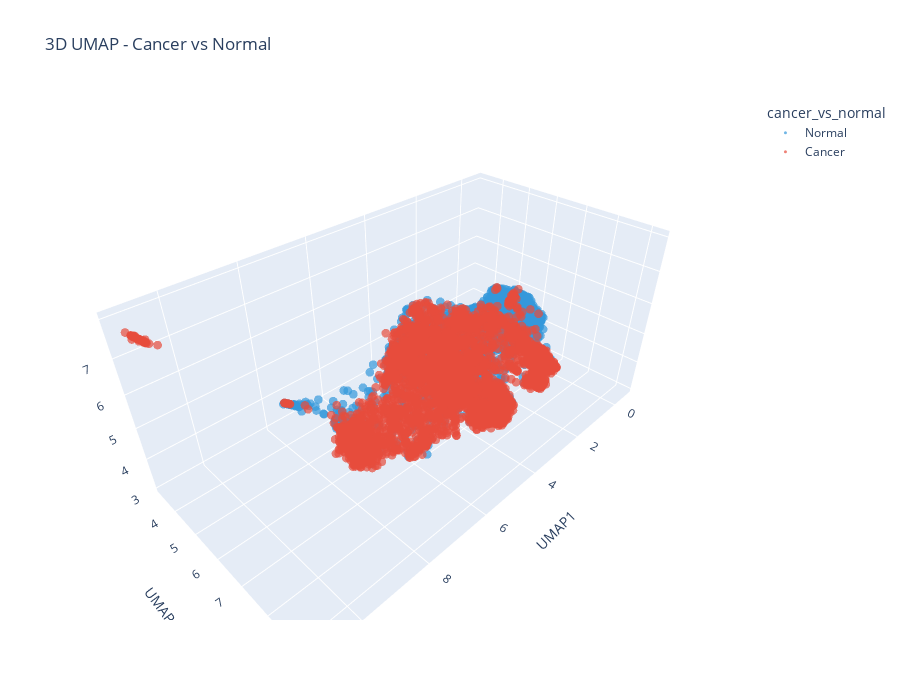

The code cell stored with this chart in its notebook:
### Code cell
# Create dataframe for 3D plotting
plot_df = pd.DataFrame({
    'UMAP1': adata.obsm['X_cnv_umap_3d'][:, 0],
    'UMAP2': adata.obsm['X_cnv_umap_3d'][:, 1],
    'UMAP3': adata.obsm['X_cnv_umap_3d'][:, 2],
    'cancer_vs_normal': adata.obs['cancer_vs_normal'].values,
    'cnv_leiden': adata.obs['cnv_leiden'].astype(str).values,
    'cnv_score': adata.obs['cnv_score'].values,
})

if 'cell_type' in adata.obs.columns:
    plot_df['cell_type'] = adata.obs['cell_type'].values

# 3D scatter - Cancer vs Normal
fig = px.scatter_3d(
    plot_df, 
    x='UMAP1', y='UMAP2', z='UMAP3',
    color='cancer_vs_normal',
    color_discrete_map={'Cancer': '#e74c3c', 'Normal': '#3498db'},
    title='3D UMAP - Cancer vs Normal',
    opacity=0.7,
    height=700
)
fig.update_traces(marker=dict(size=3))
fig.show()

### Figure 1 — Plotly figure (JSON) as saved in the notebook; plotly's stock layout.template omitted (floating-point values rounded to 4 significant figures; data arrays with more than 128 entries replaced by an {"elided": "..."} marker saying what was removed)
{"data": [{"hovertemplate": "cancer_vs_normal=Normal<br>UMAP1=%{x}<br>UMAP2=%{y}<br>UMAP3=%{z}<extra></extra>", "legendgroup": "Normal", "marker": {"color": "#3498db", "opacity": 0.7, "size": 3, "symbol": "circle"}, "mode": "markers", "name": "Normal", "scene": "scene", "showlegend": true, "type": "scatter3d", "x": {"elided": "2839 float values"}, "y": {"elided": "2839 float values"}, "z": {"elided": "2839 float values"}}, {"hovertemplate": "cancer_vs_normal=Cancer<br>UMAP1=%{x}<br>UMAP2=%{y}<br>UMAP3=%{z}<extra></extra>", "legendgroup": "Cancer", "marker": {"color": "#e74c3c", "opacity": 0.7, "size": 3, "symbol": "circle"}, "mode": "markers", "name": "Cancer", "scene": "scene", "showlegend": true, "type": "scatter3d", "x": {"elided": "3426 float values"}, "y": {"elided": "3426 float values"}, "z": {"elided": "3426 float values"}}], "layout": {"height": 700, "legend": {"title": {"text": "cancer_vs_normal"}, "tracegroupgap": 0}, "scene": {"domain": {"x": [0, 1], "y": [0, 1]}, "xaxis": {"title": {"text": "UMAP1"}}, "yaxis": {"title": {"text": "UMAP2"}}, "zaxis": {"title": {"text": "UMAP3"}}}, "title": {"text": "3D UMAP - Cancer vs Normal"}}}
